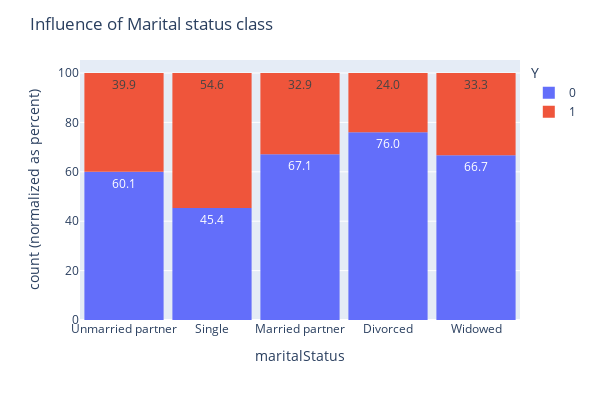

Notebook code for this chart:
### Code cell
df_bar = data.loc[(data['coupon'] == 'Bar')]

fig = px.histogram(df_bar, x="maritalStatus", color="Y",
                   barnorm='percent', text_auto='.1f')

fig.update_layout(width=600, height=400, bargap=0.1)
fig.update_layout(title='Influence of Marital status class')

fig.show()

### Figure 1 — Plotly figure (JSON) as saved in the notebook; plotly's stock layout.template omitted (floating-point values rounded to 4 significant figures; data arrays with more than 128 entries replaced by an {"elided": "..."} marker saying what was removed)
{"data": [{"alignmentgroup": "True", "bingroup": "x", "hovertemplate": "Y=0<br>maritalStatus=%{x}<br>count (normalized as percent)=%{y}<extra></extra>", "legendgroup": "0", "marker": {"color": "#636efa", "pattern": {"shape": ""}}, "name": "0", "offsetgroup": "0", "orientation": "v", "showlegend": true, "texttemplate": "%{value:.1f}", "type": "histogram", "x": {"elided": "1190 str values"}, "xaxis": "x", "yaxis": "y"}, {"alignmentgroup": "True", "bingroup": "x", "hovertemplate": "Y=1<br>maritalStatus=%{x}<br>count (normalized as percent)=%{y}<extra></extra>", "legendgroup": "1", "marker": {"color": "#EF553B", "pattern": {"shape": ""}}, "name": "1", "offsetgroup": "1", "orientation": "v", "showlegend": true, "texttemplate": "%{value:.1f}", "type": "histogram", "x": {"elided": "827 str values"}, "xaxis": "x", "yaxis": "y"}], "layout": {"bargap": 0.1, "barmode": "relative", "barnorm": "percent", "height": 400, "legend": {"title": {"text": "Y"}, "tracegroupgap": 0}, "margin": {"t": 60}, "title": {"text": "Influence of Marital status class"}, "width": 600, "xaxis": {"anchor": "y", "domain": [0, 1], "title": {"text": "maritalStatus"}}, "yaxis": {"anchor": "x", "domain": [0, 1], "title": {"text": "count (normalized as percent)"}}}}
